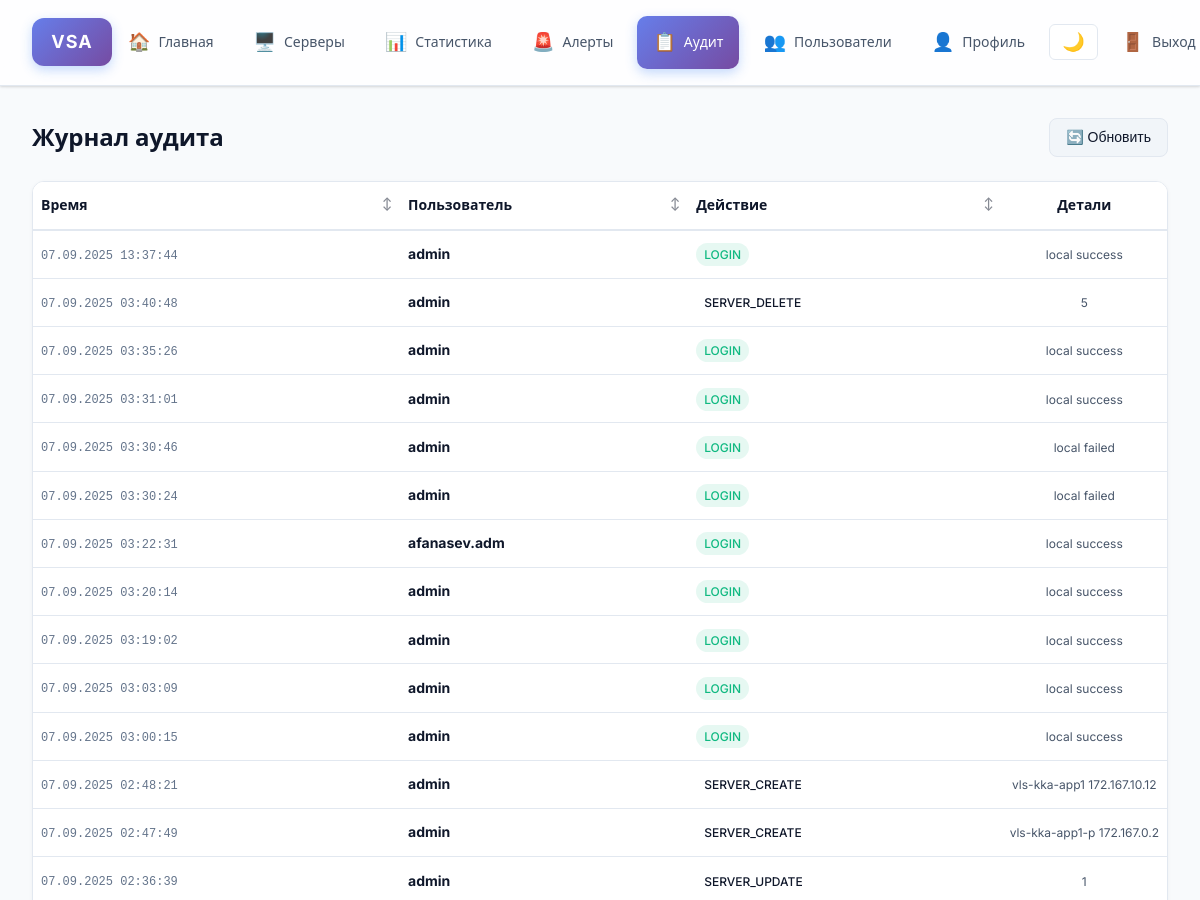
/audit (signed in, upper part), run on an earlier commit of the app's database.
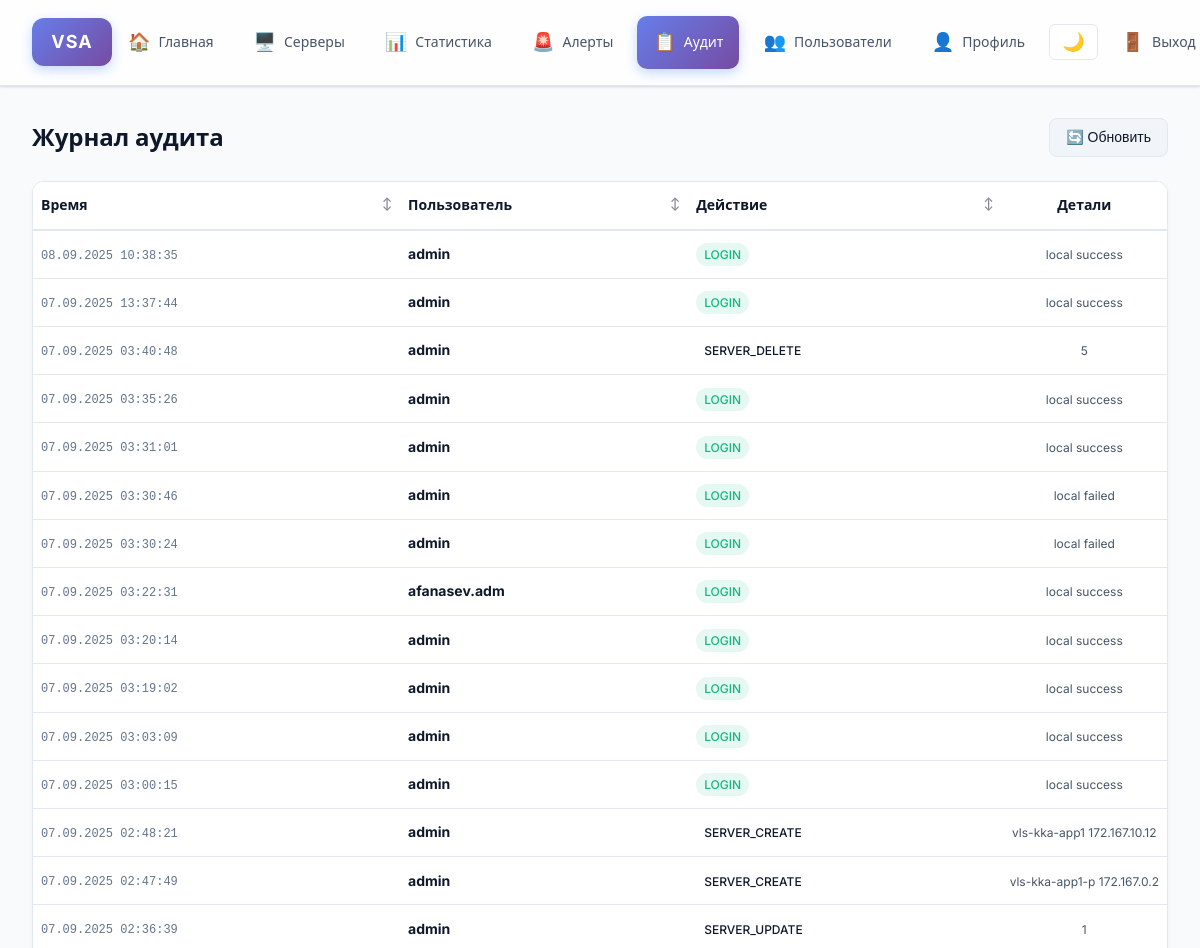
And on a later commit of the database.
### app/models.py (models this page shows)
class AuditLog(Base):
    __tablename__ = "audit_logs"
    id = Column(Integer, primary_key=True)
    timestamp = Column(DateTime, default=datetime.utcnow, index=True)
    username = Column(String(100), nullable=True)
    action = Column(String(100), nullable=False)
    details = Column(String(1000), nullable=True)

### app/routers.py (the view)
@router.get("/audit")
async def audit_page(request: Request, db: AsyncSession = Depends(get_db)):
    if not request.user.is_authenticated:
        return RedirectResponse(url="/login", status_code=HTTP_302_FOUND)
    if request.session.get("role") not in {UserRole.admin.value}:
        raise HTTPException(status_code=403, detail="Admins only")
    logs = (await db.execute(select(AuditLog).order_by(AuditLog.timestamp.desc()).limit(200))).scalars().all()
    return request.app.state.templates.TemplateResponse("audit.html", {"request": request, "logs": logs, "format_moscow_time": format_moscow_time})

### templates/audit.html (shortened to what this page needs)
{% extends "base.html" %}
{% block content %}
  <div class="page-header">
    <h1>Журнал аудита</h1>
    <div class="page-actions">
      <button class="btn btn-secondary" onclick="location.reload()">🔄 Обновить</button>
    </div>
  </div>
  <div class="table-container">
    <table class="servers-table">
      <thead>
        <tr>
          <th class="sortable" data-sort="timestamp">Время</th>
          <th class="sortable" data-sort="username">Пользователь</th>
          <th class="sortable" data-sort="action">Действие</th>
          <th>Детали</th>
        </tr>
      </thead>
      <tbody>
        {% for l in logs %}
        <tr>
          <td>
            <span class="timestamp">{{ format_moscow_time(l.timestamp) }}</span>
          </td>
          <td>
            <strong>{{ l.username or '—' }}</strong>
          </td>
          <td>
            <span class="action-badge action-{{ l.action.lower().replace(' ', '-') }}">
              {{ l.action }}
            </span>
          </td>
          <td>
            <span class="details">{{ l.details or '—' }}</span>
          </td>
        </tr>
        {% endfor %}
      </tbody>
    </table>
  </div>
{% endblock %}

What changed in the data, as far as the page shows it:
added AuditLog: timestamp "08.09.2025 10:38:35", username "admin", action "LOGIN", details "local success"
